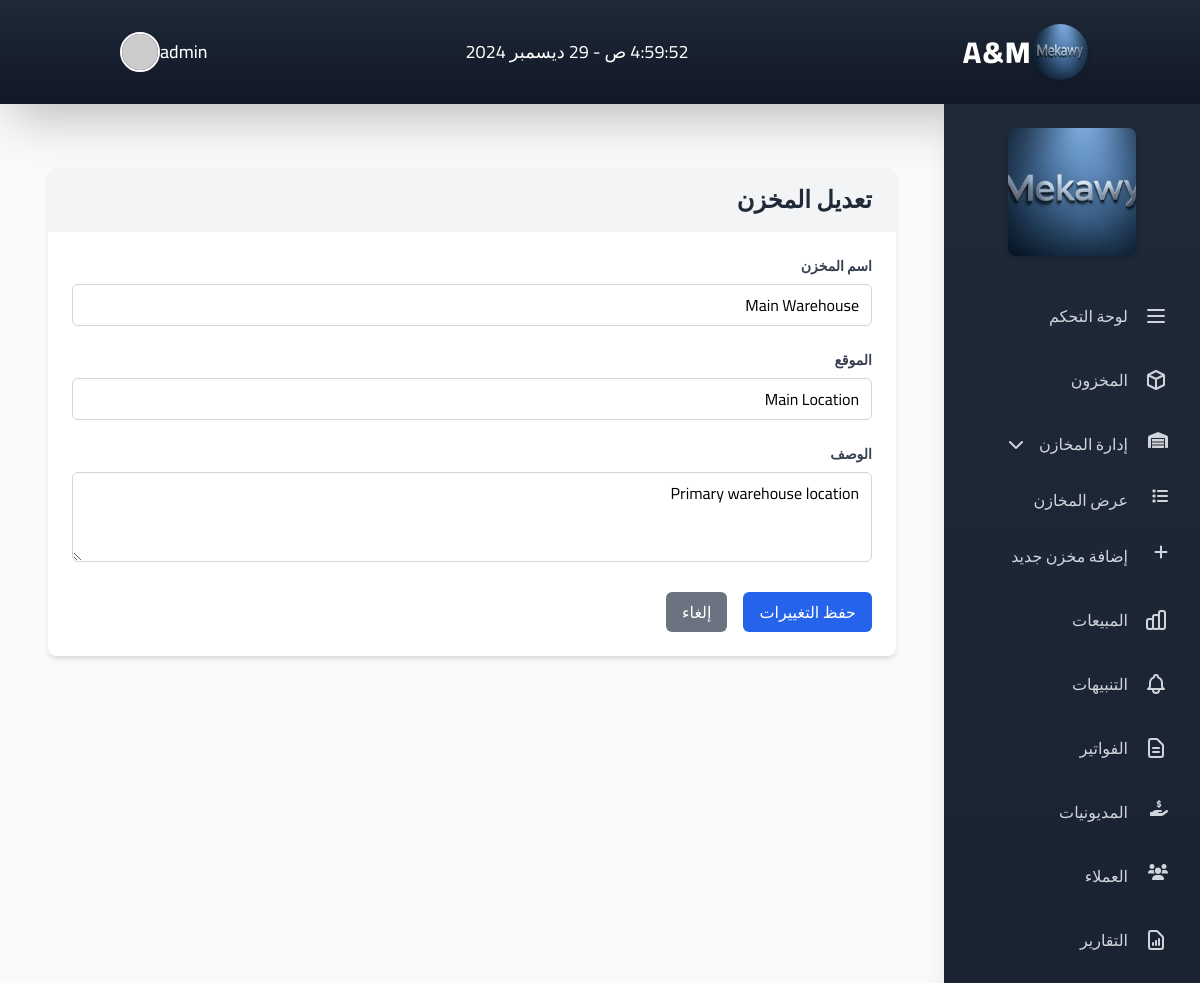
Screenshot of /warehouse/edit/1 (signed in) with the database file from the repository.
### app.py (models this page shows)
class Settings(db.Model):
    id = db.Column(db.Integer, primary_key=True)
    brand_name = db.Column(db.String(100), default='My Store')
    logo_url = db.Column(db.String(200))
    sidebar_image_url = db.Column(db.String(200))
    owner_email = db.Column(db.String(120))
    theme_color = db.Column(db.String(20), default='#007bff')
    about_title = db.Column(db.String(200))
    about_text = db.Column(db.Text)
    contact_phone = db.Column(db.String(50))
    contact_email = db.Column(db.String(120))
    show_dashboard = db.Column(db.Boolean, default=True)
    show_inventory = db.Column(db.Boolean, default=True)
    show_warehouses = db.Column(db.Boolean, default=True)
    show_sales = db.Column(db.Boolean, default=True)
    show_alerts = db.Column(db.Boolean, default=True)
    show_invoices = db.Column(db.Boolean, default=True)
    show_reports = db.Column(db.Boolean, default=True)
    show_debtors = db.Column(db.Boolean, default=True)
    show_clients = db.Column(db.Boolean, default=True)
    show_settings = db.Column(db.Boolean, default=True)
    sidebar_order = db.Column(db.String(500), default='dashboard,inventory,warehouses,sales,alerts,invoices,reports,debtors,clients')

class User(UserMixin, db.Model):
    id = db.Column(db.Integer, primary_key=True)
    username = db.Column(db.String(80), unique=True, nullable=False)
    password = db.Column(db.String(120), nullable=False)
    is_admin = db.Column(db.Boolean, default=False)
    role = db.Column(db.String(20), default='staff')  # 'owner', 'hr', 'staff'

class Warehouse(db.Model):
    id = db.Column(db.Integer, primary_key=True)
    name = db.Column(db.String(100), nullable=False)
    location = db.Column(db.String(200))
    description = db.Column(db.Text)
    items = db.relationship('InvoiceItem', back_populates='warehouse')

### app.py (the view, shortened to what this page needs)
@app.route('/warehouse/edit/<int:warehouse_id>', methods=['GET', 'POST'])
@login_required
@admin_required
def edit_warehouse(warehouse_id):
    warehouse = Warehouse.query.get_or_404(warehouse_id)
    return render_template('warehouses/edit.html', warehouse=warehouse)

### app.py (called while the page is built)
def admin_required(f):
    @wraps(f)
    def decorated_function(*args, **kwargs):
        if not current_user.is_authenticated or not current_user.is_admin:
            flash('You need admin privileges to access this page.')
            return redirect(url_for('login'))
        return f(*args, **kwargs)
    return decorated_function

@app.context_processor
def inject_settings():
    settings = Settings.query.first()
    if not settings:
        settings = Settings()
        db.session.add(settings)
        db.session.commit()
    return dict(settings=settings)

@login_manager.user_loader
def load_user(user_id):
    return User.query.get(int(user_id))

### templates/warehouses/edit.html
{% extends "base.html" %}
{% block content %}
<div class="container mx-auto px-4 mt-8">
    <div class="bg-white rounded-lg shadow-md">
        <div class="bg-gray-100 px-6 py-4 rounded-t-lg">
            <h2 class="text-2xl font-semibold text-gray-800">تعديل المخزن</h2>
        </div>
        <div class="p-6">
            <form method="POST">
                <div class="mb-6">
                    <label class="block text-gray-700 text-sm font-bold mb-2">اسم المخزن</label>
                    <input type="text" name="name" value="{{ warehouse.name }}" class="w-full px-3 py-2 border border-gray-300 rounded-md focus:outline-none focus:ring-2 focus:ring-blue-500" required>
                </div>
                <div class="mb-6">
                    <label class="block text-gray-700 text-sm font-bold mb-2">الموقع</label>
                    <input type="text" name="location" value="{{ warehouse.location }}" class="w-full px-3 py-2 border border-gray-300 rounded-md focus:outline-none focus:ring-2 focus:ring-blue-500" required>
                </div>
                <div class="mb-6">
                    <label class="block text-gray-700 text-sm font-bold mb-2">الوصف</label>
                    <textarea name="description" class="w-full px-3 py-2 border border-gray-300 rounded-md focus:outline-none focus:ring-2 focus:ring-blue-500" rows="3">{{ warehouse.description }}</textarea>
                </div>
                <div class="flex gap-4">
                    <button type="submit" class="px-4 py-2 bg-blue-600 text-white rounded-md hover:bg-blue-700 focus:outline-none focus:ring-2 focus:ring-blue-500">حفظ التغييرات</button>
                    <a href="{{ url_for('list_warehouses') }}" class="px-4 py-2 bg-gray-500 text-white rounded-md hover:bg-gray-600 focus:outline-none focus:ring-2 focus:ring-gray-500">إلغاء</a>
                </div>
            </form>
        </div>
    </div>
</div>
{% endblock %}

### templates/components/header.html (shortened to what this page needs)
<header class="bg-gradient-to-b from-gray-800 to-gray-900 shadow-2xl">
    <div class="container mx-auto px-6">
        <div class="flex justify-between items-center py-6">
            <div class="flex items-center space-x-4">
                {% if settings.logo_url %}
                    <img src="{{ url_for('static', filename=settings.logo_url.replace('/static/', '')) }}" alt="شعار متجر الجينز" class="h-14 w-14 rounded-full shadow-md transform hover:scale-110 transition-transform duration-300">
                {% else %}
                    <img src="{{ url_for('static', filename='img/default-logo.png') }}" alt="شعار متجر الجينز" class="h-14 w-14 rounded-full shadow-md transform hover:scale-110 transition-transform duration-300">
                {% endif %}
                <h1 class="text-3xl font-extrabold text-white tracking-wider hover:text-blue-200 transition-colors duration-300">A&M</h1>
            </div>
            <span class="text-white text-lg" id="currentTime"></span>
            <div class="flex items-center space-x-6">
                <div class="relative group">
                    <button class="flex items-center space-x-2 text-white hover:text-blue-200 transition-colors duration-300">
                        <span class="text-lg font-medium">{{ current_user.username }}</span>
                        <img src="https://i.pravatar.cc/150?img=12" alt="Profile" class="h-10 w-10 rounded-full border-2 border-white">
                    </button>
                </div>
            </div>
        </div>
    </div>
</header>

### templates/components/sidebar.html (shortened to what this page needs)
<aside class="bg-gradient-to-b from-gray-800 to-gray-900 text-white w-full md:w-64 min-h-screen px-4 py-6 shadow-xl">
    <div class="mb-8 transition-transform hover:scale-105">
        {% if settings.logo_url %}
            <img src="{{ url_for('static', filename=settings.logo_url.replace('/static/', '')) }}" alt="شعار متجر الجينز" class="mx-auto rounded-lg shadow-md w-32 h-32 object-cover">
        {% else %}
            <img src="{{ url_for('static', filename='img/default-logo.png') }}" alt="شعار متجر الجينز" class="mx-auto rounded-lg shadow-md w-32 h-32 object-cover">
        {% endif %}
    </div>
    <nav>
        <ul class="space-y-2">
            {% set order = settings.sidebar_order.split(',') %}
            {% for item in order %}
                {% if item == 'dashboard' and settings.show_dashboard %}
                    <li>
                        <a href="/dashboard" class="flex items-center justify-start gap-4 p-4 hover:bg-gray-700/60 rounded-xl transition-all duration-300 ease-in-out hover:shadow-lg group">
                            <svg class="w-6 h-6 text-gray-300 group-hover:text-white transition-colors" fill="none" stroke="currentColor" viewBox="0 0 24 24">
                                <path stroke-linecap="round" stroke-linejoin="round" stroke-width="2" d="M4 6h16M4 12h16M4 18h16"></path>
                            </svg>
                            <span class="text-base font-medium text-gray-300 group-hover:text-white transition-colors">لوحة التحكم</span>
                        </a>
                    </li>
                {% endif %}
                {% if item == 'inventory' and settings.show_inventory %}
                    <li>
                        <a href="/inventory" class="flex items-center justify-start gap-4 p-4 hover:bg-gray-700/60 rounded-xl transition-all duration-300 ease-in-out hover:shadow-lg group">
                            <svg class="w-6 h-6 text-gray-300 group-hover:text-white transition-colors" fill="none" stroke="currentColor" viewBox="0 0 24 24">
                                <path stroke-linecap="round" stroke-linejoin="round" stroke-width="2" d="M20 7l-8-4-8 4m16 0l-8 4m8-4v10l-8 4m0-10L4 7m8 4v10M4 7v10l8 4"></path>
                            </svg>
                            <span class="text-base font-medium text-gray-300 group-hover:text-white transition-colors">المخزون</span>
                        </a>
                    </li>
                {% endif %}
                {% if item == 'warehouses' and settings.show_warehouses %}
                    <li class="sidebar-item">
                        <a href="#" class="flex items-center justify-start gap-4 p-4 hover:bg-gray-700/60 rounded-xl transition-all duration-300 ease-in-out hover:shadow-lg group" onclick="toggleSubmenu('warehouseSubmenu')">
                            <i class="fas fa-warehouse text-gray-300 group-hover:text-white transition-colors w-6 h-6"></i>
                            <span class="text-base font-medium text-gray-300 group-hover:text-white transition-colors">إدارة المخازن</span>
                            <i class="fas fa-chevron-down text-gray-300 group-hover:text-white transition-colors ml-auto"></i>
                        </a>
                        <div id="warehouseSubmenu" class="hidden pl-8">
                            <a href="{{ url_for('list_warehouses') }}" class="flex items-center gap-4 p-4 hover:bg-gray-700/60 rounded-xl transition-all duration-300 ease-in-out hover:shadow-lg group">
                                <i class="fas fa-list text-gray-300 group-hover:text-white transition-colors w-6 h-6"></i>
                                <span class="text-base font-medium text-gray-300 group-hover:text-white transition-colors">عرض المخازن</span>
                            </a>
                            <a href="{{ url_for('add_warehouse') }}" class="flex items-center gap-4 p-4 hover:bg-gray-700/60 rounded-xl transition-all duration-300 ease-in-out hover:shadow-lg group">
                                <i class="fas fa-plus text-gray-300 group-hover:text-white transition-colors w-6 h-6"></i>
                                <span class="text-base font-medium text-gray-300 group-hover:text-white transition-colors">إضافة مخزن جديد</span>
                            </a>
                        </div>
                    </li>
                {% endif %}
                {% if item == 'sales' and settings.show_sales %}
                    <li>
                        <a href="/sales" class="flex items-center justify-start gap-4 p-4 hover:bg-gray-700/60 rounded-xl transition-all duration-300 ease-in-out hover:shadow-lg group">
                            <span class="text-base font-medium text-gray-300 group-hover:text-white transition-colors">المبيعات</span>
                        </a>
                    </li>
                {% endif %}
                {% if item == 'alerts' and settings.show_alerts %}
                    <li>
                        <a href="/alerts" class="flex items-center justify-start gap-4 p-4 hover:bg-gray-700/60 rounded-xl transition-all duration-300 ease-in-out hover:shadow-lg group">
                            <span class="text-base font-medium text-gray-300 group-hover:text-white transition-colors">التنبيهات</span>
                        </a>
                    </li>
                {% endif %}
                {% if item == 'invoices' and settings.show_invoices %}
                    <li>
                        <a href="{{ url_for('list_invoices') }}" class="flex items-center justify-start gap-4 p-4 hover:bg-gray-700/60 rounded-xl transition-all duration-300 ease-in-out hover:shadow-lg group">
                            <span class="text-base font-medium text-gray-300 group-hover:text-white transition-colors">الفواتير</span>
                        </a>
                    </li>
                {% endif %}
                {% if item == 'reports' and settings.show_reports %}
                    <li>
                        <a href="/reports" class="flex items-center justify-start gap-4 p-4 hover:bg-gray-700/60 rounded-xl transition-all duration-300 ease-in-out hover:shadow-lg group">
                            <span class="text-base font-medium text-gray-300 group-hover:text-white transition-colors">التقارير</span>
                        </a>
                    </li>
                {% endif %}
                {% if item == 'debtors' and settings.show_debtors %}
                    <li class="sidebar-item">
                        <a href="{{ url_for('debtors') }}" class="flex items-center justify-start gap-4 p-4 hover:bg-gray-700/60 rounded-xl transition-all duration-300 ease-in-out hover:shadow-lg group">
                            <i class="fas fa-hand-holding-usd text-gray-300 group-hover:text-white transition-colors w-6 h-6"></i>
                            <span class="text-base font-medium text-gray-300 group-hover:text-white transition-colors">المديونيات</span>
                        </a>
                    </li>
                {% endif %}
                {% if item == 'clients' and settings.show_clients %}
                    <li class="sidebar-item">
                        <a href="{{ url_for('list_clients') }}" class="flex items-center justify-start gap-4 p-4 hover:bg-gray-700/60 rounded-xl transition-all duration-300 ease-in-out hover:shadow-lg group">
                            <i class="fas fa-users text-gray-300 group-hover:text-white transition-colors w-6 h-6"></i>
                            <span class="text-base font-medium text-gray-300 group-hover:text-white transition-colors">العملاء</span>
                        </a>
                    </li>
                {% endif %}
            {% endfor %}
        </ul>
    </nav>
</aside>

### templates/base.html (style rules this page uses)
body { font-size: 16px; touch-action: manipulation; }

### rows the page displays
Settings: logo_url (picture), show_dashboard True (drawn), show_inventory True (drawn), show_warehouses True (drawn), show_sales True (drawn), show_alerts True (drawn), show_invoices True (drawn), show_debtors True (drawn), show_clients True (drawn), show_reports True (drawn)
User: username "admin"
Warehouse: name "Main Warehouse", location "Main Location", description "Primary warehouse location"
